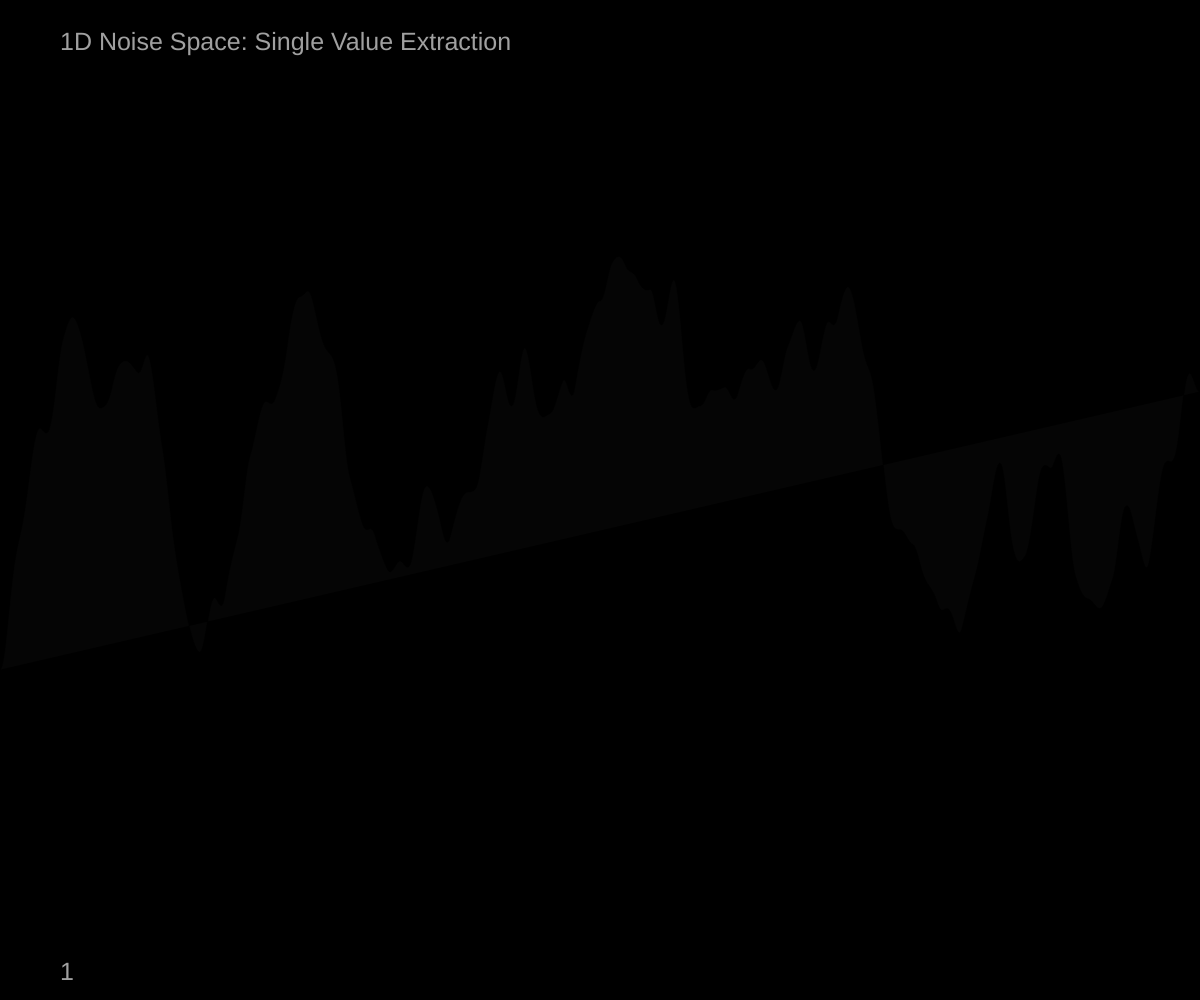
Frame 1 (no input)
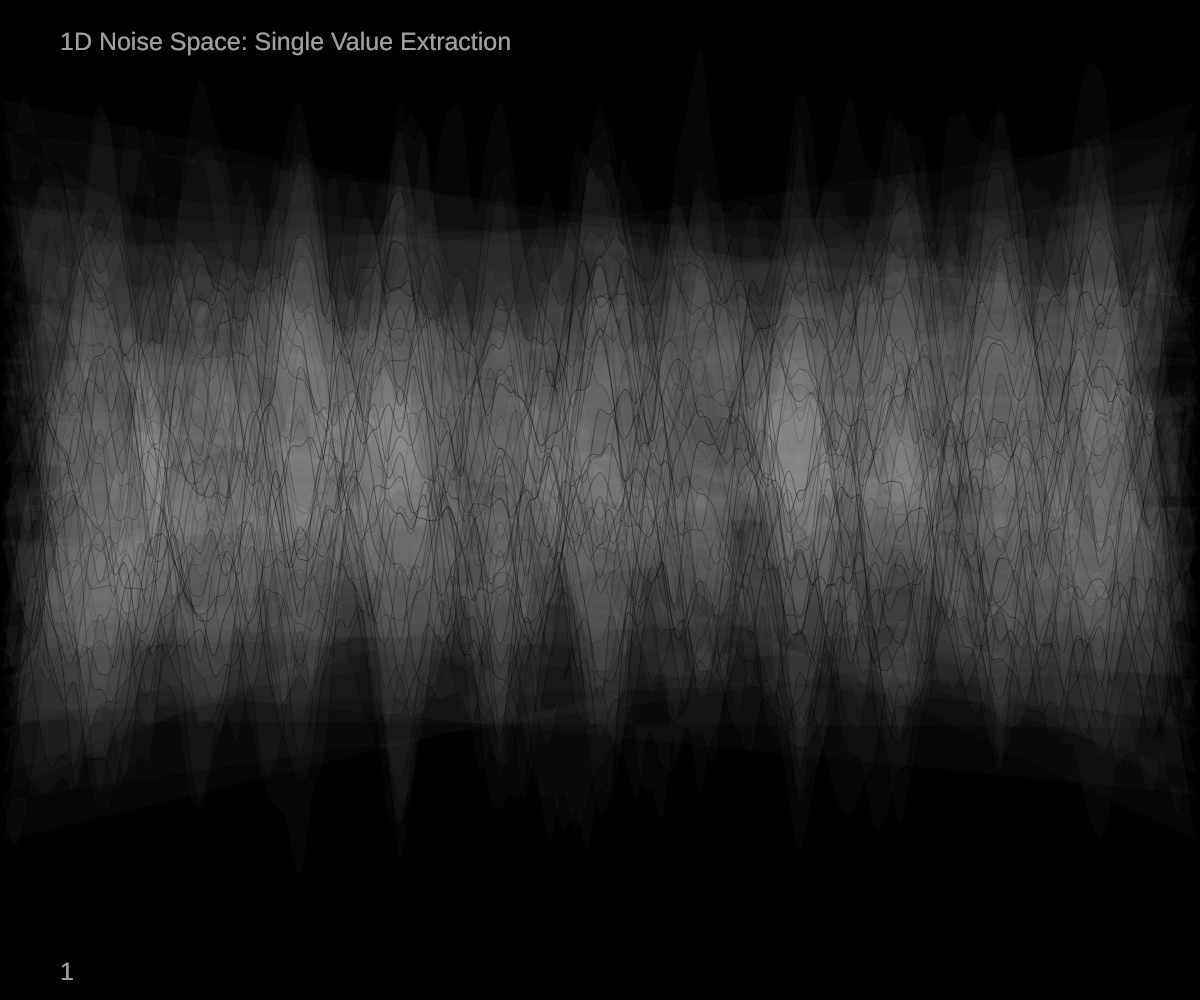
Frame 60 (no input)
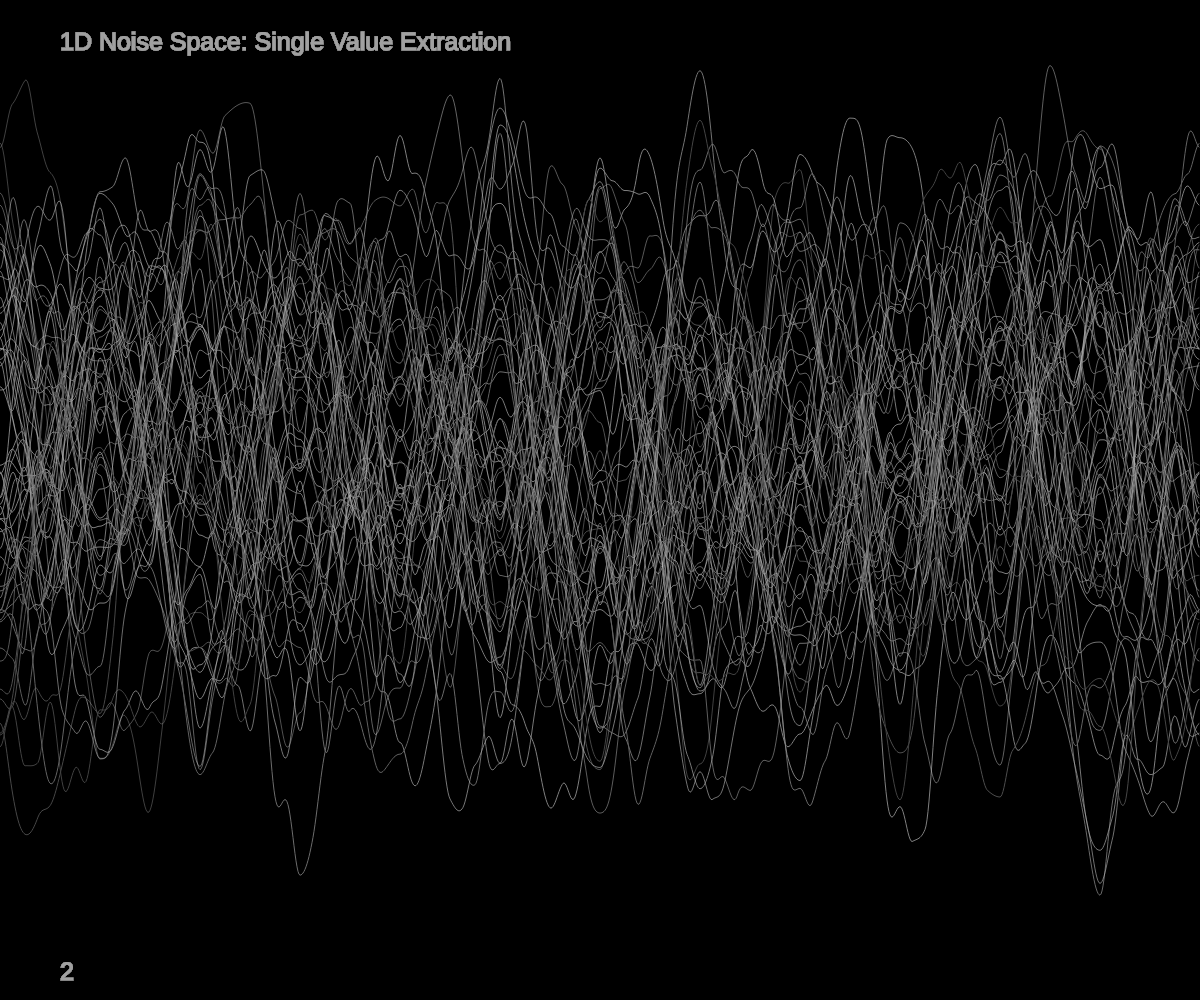
Frame 120 (the mouse pressed at the canvas centre since frame 60)

The p5.js sketch that drew these frames (run headless with seeded random() and noise() and a simulated clock; from frame 60 on, the mouse is pressed at the canvas centre):

// p5.js sketch
// ── sketch.js
/*jstephens p5_gungfu 2016_06
perlin noise from shiffman
TODO:
**simplest version possible that still does the following:
[x] switch case function

[]  y = sin 
[]  y = additive sin+noise wave (sin dominant)
[]  y = additive sin+noise wave (noise dominant
*/
var pageTitle = "1D Noise Space: Single Value Extraction";

var INNER_WIDTH = window.innerWidth;
var INNER_HEIGHT= window.innerHeight;
var graphVersion = 1;
var graphVersionNum = graphVersion;

var xoff=0;
var increment = .01;
var color00;
var color01; 
 


function setup(){
  createCanvas(INNER_WIDTH, INNER_HEIGHT);
  background(0);
}

function draw(){
  switchGraphs();
  drawPageTitle();
}

function switchGraphs(){
  fill(255);
  switch(graphVersion){
    case 0:
      
      graphNoise00();
      break;
    case 1:
      graphNoise01();
      break;
    case 2:
      graphNoise02();
      break;
    
    default:
  }
}

function graphNoise02(){
  color00 = noise(xoff)*255;
  //fill(color00,255);
  noFill();
  stroke(255-color00,color00*2);
  beginShape();
  for (var x = 0; x < INNER_WIDTH; x++){
    var y = noise(xoff)*height;
    vertex(x,y);
    xoff += increment;
  }
  endShape();
}

function graphNoise01(){
  fill(255,5);
  stroke(0,100);
  //color01 = noise(xoff)*255;
  //fill(color01,90);
  beginShape();
  for (var x = 0; x < INNER_WIDTH; x++){
    
    var y = noise(xoff)*height;
    vertex(x,y);
    xoff += increment;
  }
  endShape();
}


function graphNoise00(){
  color00 = noise(xoff)*255;
  fill(color00,255);
  //noFill();
  stroke(255-color00);
  beginShape();
  for (var x = 0; x < INNER_WIDTH; x++){
    var y = noise(xoff)*height;
    vertex(x,y);
    xoff += increment;
  }
  endShape();
}

function mousePressed(){
  background(0);
  graphVersion += 1;
  graphVersion %= 3;
  //console.log(graphVersion);
  graphVersionNum = graphVersion;
  //draw();
}

function drawPageTitle(){
  //display pageTitle and graphVersionNumber
  fill(160);
  textSize(25);
  text(pageTitle, width*.05, height*.05);
  text(graphVersionNum,width*.05,height*.98);
}
